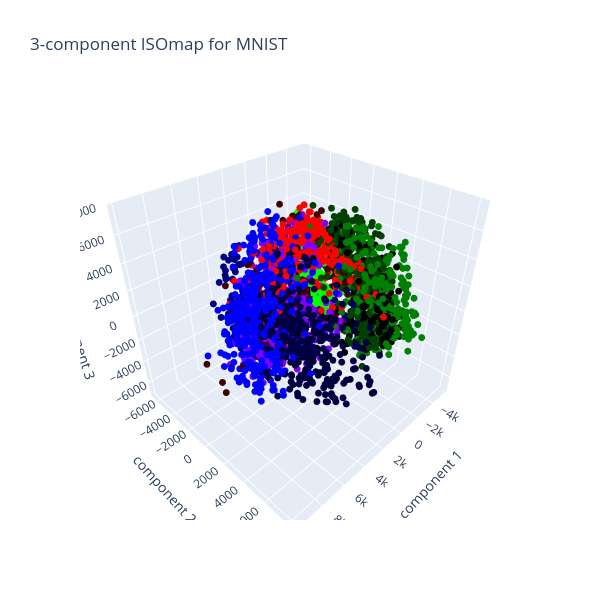

Notebook code cell kept with this figure:
### Code cell
#@title 3-Components Isomap
from sklearn.model_selection import train_test_split
X_train, X_test, y_train, y_test = train_test_split(digits['data'], digits['targets'], test_size=0.05, random_state=42)

from sklearn.manifold import Isomap
model = Isomap(n_components=3, n_neighbors=5, eigen_solver='dense')
projected = model.fit_transform(X_test)

import numpy as np
from plotly.subplots import make_subplots
import plotly.graph_objects as go

R, G, B = projected[:, 0], projected[:, 1], projected[:, 2]
cmap = {0: 'rgba(0,0,255,255)', 1: 'rgba(0,255,0,255)', 2: 'rgba(255,0,0,255)',
        3: 'rgba(0,0,128,255)', 4: 'rgba(0,128,0,255)', 5: 'rgba(128,0,255)',
        6: 'rgba(0,0,64,255)', 7: 'rgba(0,64,0,255)', 8: 'rgba(64,0,0,255)',
        9: 'rgba(0,0,0,255)'}
colors = [cmap[int(d)] for d in y_test]

fig = make_subplots(rows=1, cols=1, specs=[[{"type": "scene"}]])

fig.add_trace(go.Scatter3d(x=R, y=G, z=B, mode='markers',
                           marker=dict(size=4, color=colors)),
              row=1, col=1)

fig.update_layout(width=600, height=600, autosize=False,
                  title_text="3-component ISOmap for MNIST",
                  scene={"xaxis": {"title": "component 1"},
                         "yaxis": {"title": "component 2"},
                         "zaxis": {"title": "component 3"}},
                  showlegend=False)

fig.show()

### Figure 1 — Plotly figure (JSON) as saved in the notebook; plotly's stock layout.template omitted (floating-point values rounded to 4 significant figures; data arrays with more than 128 entries replaced by an {"elided": "..."} marker saying what was removed)
{"data": [{"marker": {"color": {"elided": "3500 str values"}, "size": 4}, "mode": "markers", "scene": "scene", "type": "scatter3d", "x": {"elided": "3500 float values"}, "y": {"elided": "3500 float values"}, "z": {"elided": "3500 float values"}}], "layout": {"autosize": false, "height": 600, "scene": {"domain": {"x": [0, 1], "y": [0, 1]}, "xaxis": {"title": {"text": "component 1"}}, "yaxis": {"title": {"text": "component 2"}}, "zaxis": {"title": {"text": "component 3"}}}, "showlegend": false, "title": {"text": "3-component ISOmap for MNIST"}, "width": 600}}
